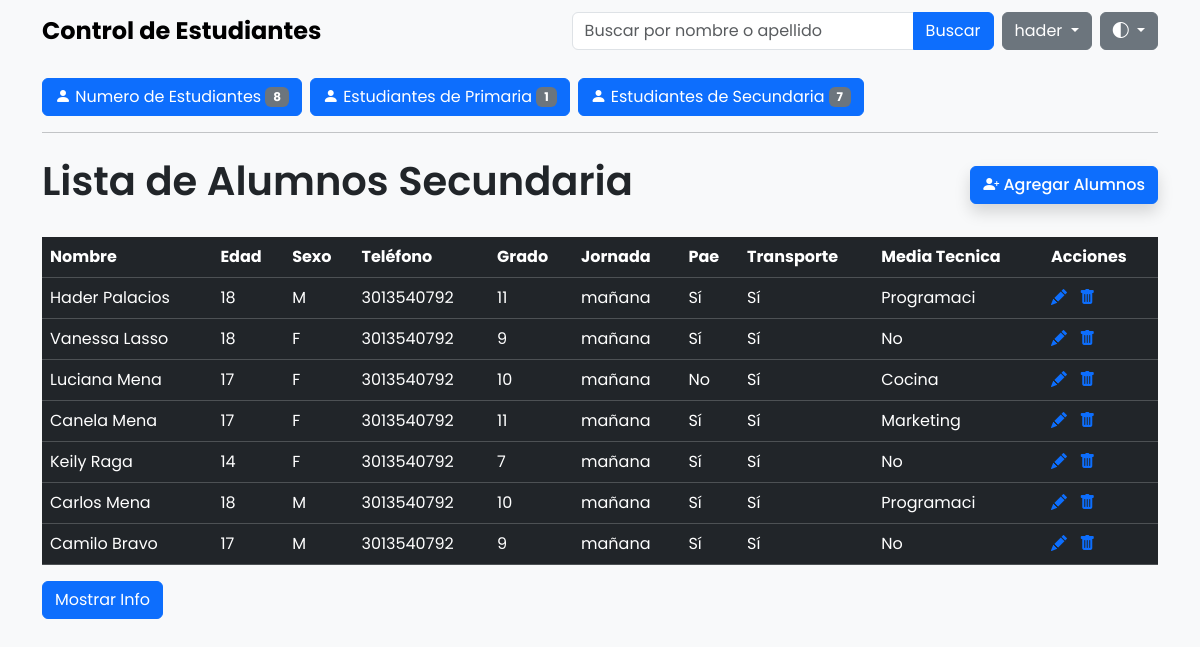
Page /secundaria/ (signed in) on the committed database.
### Apps/Alumno/models.py (models this page shows, shortened)
class Alumno(models.Model):
    _nombre = models.CharField(max_length=150, blank=False)
    _apellido = models.CharField(max_length=150, blank=False)
    _edad = models.IntegerField(blank=False)
    _sexo = models.CharField(
        max_length=1,
        choices=[("M", "Masculino"), ("F", "Femenino")],
        blank=False,
    )
    _telefono = models.CharField(max_length=10, blank=True)
    _grado = models.CharField(
        max_length=10,
        blank=True,
        choices=[("1", "Primero"), ("2", "Segundo"), ("3", "Tercero"), ("4", "Cuarto"), ("5", "Quinto"), ("6", "Sexto"), ("7", "Séptimo"), ("8", "Octavo"), ("9", "Noveno"), ("10", "Décimo"), ("11", "Undécimo")],
    )
    _jornada = models.CharField(
        max_length=10,
        choices=[("mañana", "Mañana"), ("tarde", "Tarde")],
        blank=True,
    )
    _pae = models.BooleanField(default=False)
    _transporte = models.BooleanField(default=False)
    class Meta:
        abstract = True
    @property
    def nombre(self):
        return self._nombre
    @property
    def apellido(self):
        return self._apellido
    @property
    def edad(self):
        return self._edad
    @property
    def sexo(self):
        return self._sexo
    @property
    def telefono(self):
        return self._telefono
    @property
    def grado(self):
        return self._grado
    @property
    def jornada(self):
        return self._jornada
    @property
    def pae(self):
        return self._pae
    @property
    def transporte(self):
        return self._transporte
    def obtener_informacion(self):
        return f"{self.nombre} {self.apellido}, {self.edad} años, {self.sexo}"

class EstudianteSecundaria(Alumno):
    etapa = models.CharField(
        max_length=10,
        choices=[("secundaria", "Secundaria")],
        default="secundaria"
    )
    media = models.BooleanField(
        default=False,
        help_text="Indica si el estudiante está en media académica (grados 10 y 11)"
    )
    tipo_de_media = models.CharField(
        max_length=20,
        blank=True,
        help_text="Nombre de la media en la cual está estudiando, si aplica."
    )
    def obtener_informacion(self):
        return f"{super().obtener_informacion()}, Grado: {self.grado}, Jornada: {self.jornada}, Media: {self.media}"

### Apps/Alumno/views.py (the view)
# urls.py: path('secundaria/', v.inicio_secundaria, name='inicio_secundaria'),
@login_required
def inicio_secundaria(request):
    query = request.GET.get('q')
    if query:
        estudiantes_secundaria = EstudianteSecundaria.objects.filter(
            Q(nombre__icontains=query) |
            Q(apellido__icontains=query)
        )
    else:
        estudiantes_secundaria = EstudianteSecundaria.objects.all()
        estudiantes_primaria = EstudiantePrimaria.objects.all()  # Asegúrate de obtener también los estudiantes de primaria
    context = {
        'estudiantes_secundaria': estudiantes_secundaria,
        'estudiantes_primaria': estudiantes_primaria,  # Pasar al contexto
        'query': query,
        'total_estudiantes_primaria': estudiantes_primaria.count(),
        'total_estudiantes_secundaria': estudiantes_secundaria.count(),
        'total_estudiantes': estudiantes_primaria.count() + estudiantes_secundaria.count(),
    }
    return render(request, 'Alumno/secundaria.html', context)

### Apps/Alumno/templates/Alumno/secundaria.html (shortened to what this page needs)
{% extends 'Alumno/base.html' %}
{% block content %}
    <section class="my-3">
        <div class="d-flex gap-2">
            <a type="button" class="btn btn-primary" href="{% url "inicio" %}">
                <i class="bi bi-person-fill"></i> Numero de Estudiantes <span class="badge text-bg-secondary">{{ total_estudiantes }}</span>
            </a>
            <a type="button" class="btn btn-primary" href="{% url "inicio_primaria" %}">
                <i class="bi bi-person-fill"></i> Estudiantes de Primaria <span class="badge text-bg-secondary">{{ total_estudiantes_primaria }}</span>
            </a>
            <a type="button" class="btn btn-primary" href="{% url "inicio_secundaria" %}">
                <i class="bi bi-person-fill"></i> Estudiantes de Secundaria <span class="badge text-bg-secondary">{{ total_estudiantes_secundaria }}</span>
            </a>
        </div>
    </section>
    <hr>
    <div class="d-flex justify-content-between align-items-center my-4">
        <h1 class="fw-semibold">Lista de Alumnos Secundaria</h1>
        <a class="btn btn-primary shadow fw-medium" href="{% url 'alumno_new' %}?next={% url 'inicio_secundaria' %}"><i class="bi bi-person-plus-fill"></i> Agregar Alumnos</a>
    </div>
    <table class="table table-dark mt-4">
        <thead>
            <tr>
                <th>Nombre</th>
                <th>Edad</th>
                <th>Sexo</th>
                <th>Teléfono</th>
                <th>Grado</th>
                <th>Jornada</th>
                <th>Pae</th>
                <th>Transporte</th>
                <th>Media Tecnica</th>
                <th>Acciones</th>
            </tr>
        </thead>
        <tbody>
            {% for alumno in estudiantes_secundaria %}
                <tr>
                    <td>{{ alumno.nombre }} {{ alumno.apellido }}</td>
                    <td>{{ alumno.edad }}</td>
                    <td>{{ alumno.sexo }}</td>
                    <td>{{ alumno.telefono }}</td>
                    <td>{{ alumno.grado }}</td>
                    <td>{{ alumno.jornada }}</td>
                    <td>{{ alumno.pae|yesno:"Sí,No" }}</td>
                    <td>{{ alumno.transporte|yesno:"Sí,No" }}</td>
                    <td>{{ alumno.tipo_de_media|default:"No" }}</td>
                    <td>
                        <a href="{% url 'alumno_update' alumno.etapa alumno.id %}?next={% url 'inicio_secundaria' %}" class="me-2" aria-label="Editar"><i class="bi bi-pencil-fill"></i></a>
                        <a class="" data-bs-toggle="modal" data-bs-target="#ModalDelete" data-id="{{ alumno.id }}" role="button" aria-label="Borrar"><i class="bi bi-trash-fill"></i></a>
                    </td>
                </tr>
            {% endfor %}
        </tbody>
    </table>
    <p class="d-inline-flex gap-1">
        <a class="btn btn-primary" data-bs-toggle="collapse" href="#collapseExample" role="button" aria-expanded="false" aria-controls="collapseExample">
          Mostrar Info
        </a>
    </p>
{% endblock %}

### Apps/Alumno/templates/Alumno/base.html (shortened to what this page needs)
<!DOCTYPE html>
<html lang="es">
<head>
    <link href="https://cdn.jsdelivr.net/npm/bootstrap@5.3.3/dist/css/bootstrap.min.css" rel="stylesheet">
    <link rel="stylesheet" href="https://cdn.jsdelivr.net/npm/bootstrap-icons@1.11.3/font/bootstrap-icons.min.css">
    {% load static %}
    <link rel="stylesheet" href="{% static "Alumno/css/styles.css" %}">
</head>
<body class="bg-body-tertiary">
    {% if request.path == '/accounts/login/' %}
    {% else %}
    <nav class="navbar navbar-expand-lg bg-body-tertiary">
        <div class="container">
            <a class="navbar-brand fw-bold fs-4">
                {% if request.path == '/new/' %}
                    Agregar un Alumno
                {% elif '/edit/' in request.path %}
                    Editar a {{ alumno_form.instance.nombre }}
                {% else %}
                    Control de Estudiantes
                {% endif %}
            </a>
                <div class="d-flex gap-2">
                    {% if request.path == '/new/' %}
                        <a class="btn btn-primary" href="{% url 'inicio' %}?next={{ request.path }}"><i class="bi bi-arrow-left-short"></i> Inicio</a>
                    {% elif '/edit/' in request.path %}
                        <a class="btn btn-primary" href="{% url 'inicio' %}"><i class="bi bi-arrow-left-short"></i> Inicio</a>
                    {% else %}
                        <form method="GET" action="{% url 'inicio' %}">
                            <div class="input-group">
                                <input type="text" name="q" class="form-control" placeholder="Buscar por nombre o apellido" value="{{ query | default_if_none:'' }}">
                                <button type="submit" class="btn btn-primary">Buscar</button>
                            </div>
                        </form>
                    {% endif %}
                    <div class="dropdown">
                        <button class="btn btn-secondary dropdown-toggle" type="button" data-bs-toggle="dropdown" aria-expanded="false">
                            {{ user.username }}
                        </button>
                    </div>
                    <div class="dropdown">
                        <button class="btn btn-secondary dropdown-toggle" type="button" data-bs-toggle="dropdown" aria-expanded="false" id="theme-icon">
                            <i class="bi bi-circle-half" aria-label="color"></i>
                        </button>
                    </div>
                </div>
        </div>
    </nav>
    {% endif %}
    {% if request.path == '/accounts/login/' %}
    <header class="d-flex justify-content-center align-items-center vh-100">
        {% block login %}
        {% endblock %}
    </header>
    {% else %}
    <header class="container">
        {% block content %}
        {% endblock %}
    </header>
    {% endif %}
</body>
</html>

### Apps/Alumno/static/Alumno/css/styles.css (style rules this page uses)
body { font-family: 'Poppins', sans-serif; margin: 0; padding: 0; background-color: #f1f1f1; }

### rows in the picture
EstudianteSecundaria: nombre "Hader", apellido "Palacios", edad "18", sexo "M", telefono "3013540792", grado "11", jornada "mañana", pae "Sí", transporte "Sí", tipo_de_media "Programaci"
EstudianteSecundaria: nombre "Vanessa", apellido "Lasso", edad "18", sexo "F", telefono "3013540792", grado "9", jornada "mañana", pae "Sí", transporte "Sí", tipo_de_media "No"
EstudianteSecundaria: nombre "Luciana", apellido "Mena", edad "17", sexo "F", telefono "3013540792", grado "10", jornada "mañana", pae "No", transporte "Sí", tipo_de_media "Cocina"
EstudianteSecundaria: nombre "Canela", apellido "Mena", edad "17", sexo "F", telefono "3013540792", grado "11", jornada "mañana", pae "Sí", transporte "Sí", tipo_de_media "Marketing"
EstudianteSecundaria: nombre "Keily", apellido "Raga", edad "14", sexo "F", telefono "3013540792", grado "7", jornada "mañana", pae "Sí", transporte "Sí", tipo_de_media "No"
EstudianteSecundaria: nombre "Carlos", apellido "Mena", edad "18", sexo "M", telefono "3013540792", grado "10", jornada "mañana", pae "Sí", transporte "Sí", tipo_de_media "Programaci"
EstudianteSecundaria: nombre "Camilo", apellido "Bravo", edad "17", sexo "M", telefono "3013540792", grado "9", jornada "mañana", pae "Sí", transporte "Sí", tipo_de_media "No"

### other values in the picture
{{ user.username }} "hader"
{{ total_estudiantes }} "8"
{{ total_estudiantes_primaria }} "1"
{{ total_estudiantes_secundaria }} "7"
